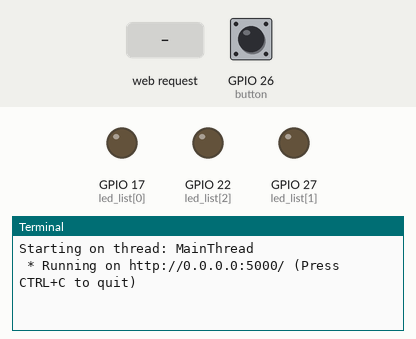
Recording of a program running on a simulated Raspberry Pi (BCM pin numbers). Parts: output pins drawn as LEDs (lit = HIGH), the last lines printed to the terminal. The test bench sets the inputs (shaded band); at power-on: GPIO 26 (button) HIGH. The clock reads 2024-03-15 10:24:30 at power-on unless the program sets it.

Above: at 1.2 s.
1.3 s: HTTP request for / received
At 1.9 s:
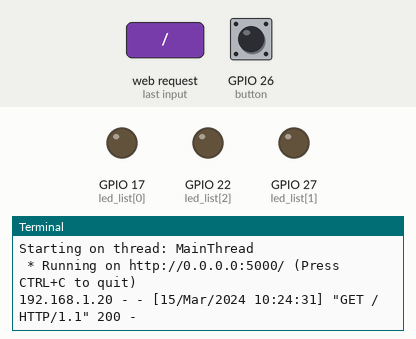
2.8 s: HTTP request for /led-control received
At 4.0 s:
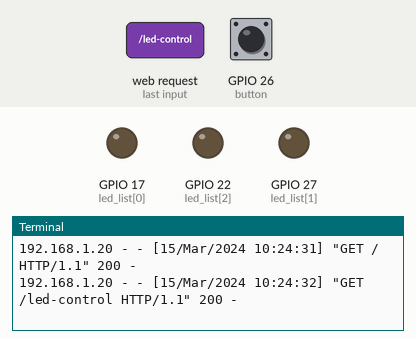
4.3 s: HTTP request for /led/17/state/1 received
At 5.2 s:
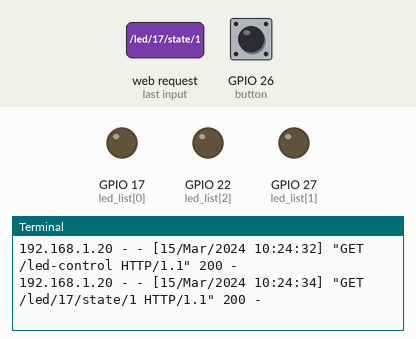

The program:

app.py
```python
import threading
from flask import Flask, render_template, jsonify
from gpiozero import Button, LED

# Check current thread
print("Starting on thread:", threading.current_thread().name)

# Initialize GPIO devices directly (default pin factory)
button = Button(26, bounce_time=0.05)
led_list = [LED(17), LED(27), LED(22)]

for led in led_list:
    led.off()

app = Flask(__name__, template_folder="templates")

@app.route("/")
def index():
    return render_template("index.html")

@app.route("/push-button")
def check_push_button_state():
    return jsonify({"pressed": button.is_pressed})

@app.route("/led-control")
def led_control_page():
    return render_template("led_control.html")

@app.route("/led/<int:led_number>/state/<int:state>")
def switch_led(led_number, state):
    if led_number < 0 or led_number >= len(led_list):
        return jsonify({"error": "Invalid LED number"}), 400
    if state not in [0, 1]:
        return jsonify({"error": "Invalid state (0 or 1)"}), 400

    if state == 1:
        led_list[led_number].on()
    else:
        led_list[led_number].off()

    return jsonify({"success": True, "led": led_number, "state": state})

if __name__ == "__main__":
    app.run(host="0.0.0.0", port=5000, debug=False, use_reloader=False)
```

Measured:
- after the input at 1.3 s, the terminal: prints a new line at once (image 1)
- after the input at 2.8 s, the terminal: prints a new line at once (image 2)
- after the input at 4.3 s, the terminal: prints a new line at once (image 3)
